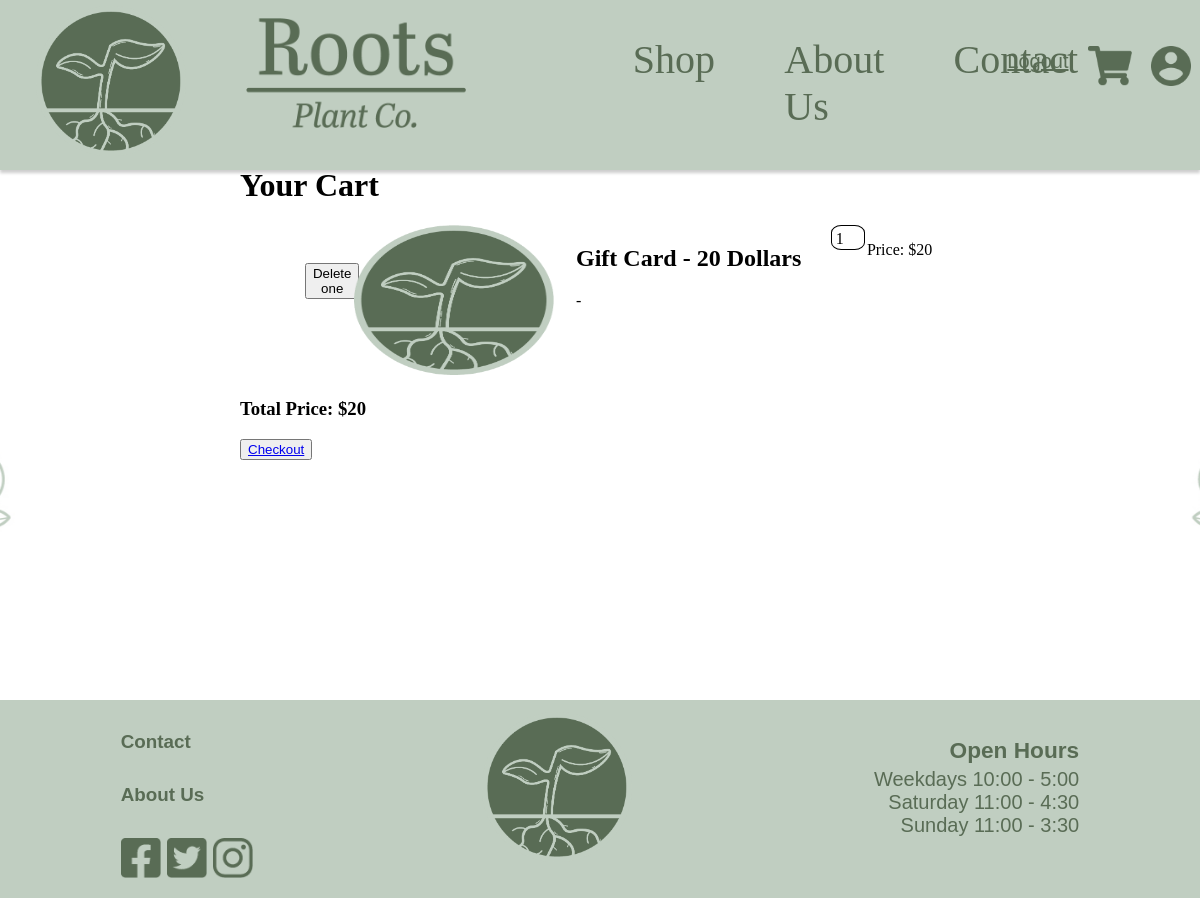
Before: /viewCart (signed in) with the older database file.
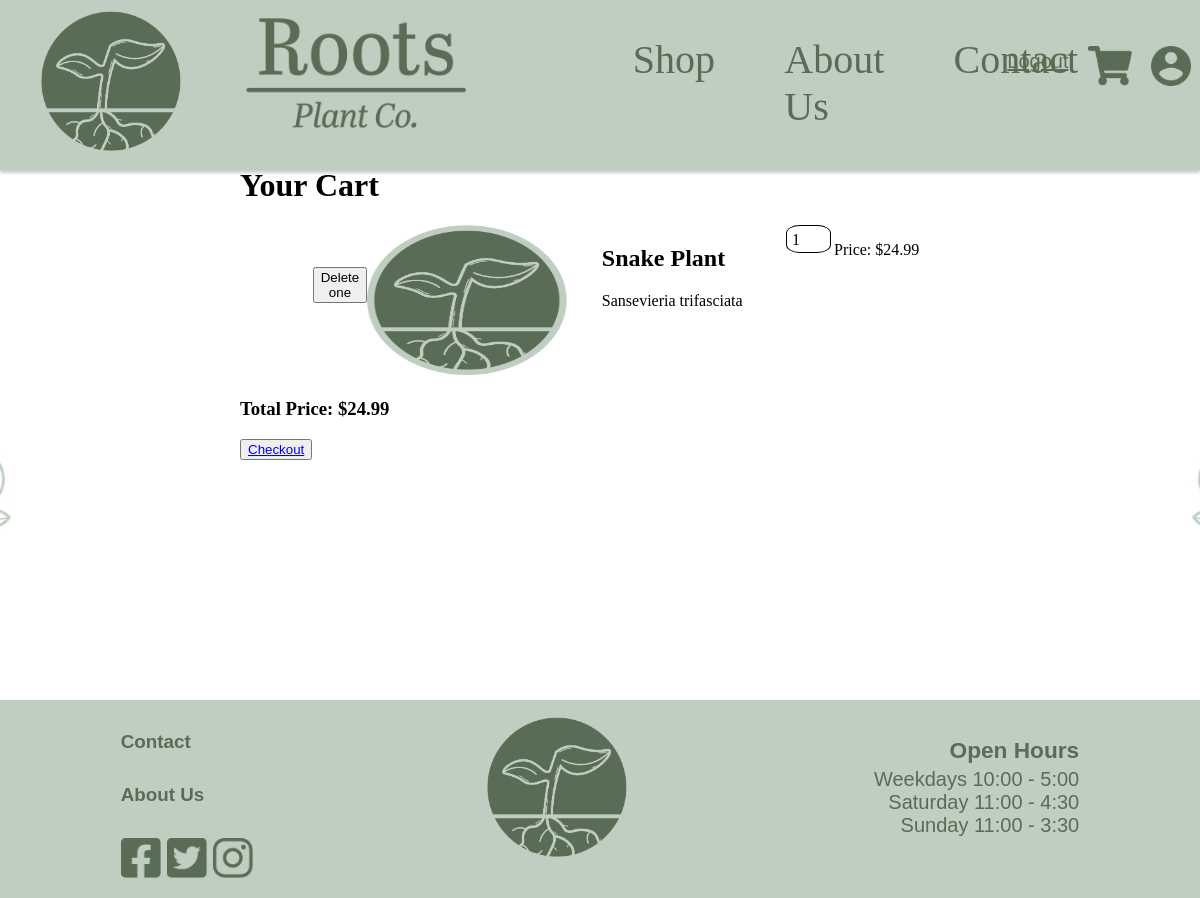
After: the same page with the newer database file.
### Website/models.py (models this page shows)
class UserCart(db.Model):
    __tablename__ = 'UserCart'
    id = db.Column(db.Integer, primary_key=True, autoincrement=True)
    userId = db.Column(db.Integer, db.ForeignKey('user.id'), nullable=False)
    productId = db.Column(db.Integer, db.ForeignKey('shopProducts.id'), nullable=False)
    quantity = db.Column(db.Integer, nullable=False, default=1)
    shopproduct = db.relationship('ShopProducts')
    user = db.relationship('User')

class ShopProducts(db.Model):
    __tablename__ = 'shopProducts'
    id = db.Column(db.Integer, primary_key=True)
    name = db.Column(db.String(150), nullable=False) #Is required
    summary = db.Column(db.String(500), nullable=True)
    description = db.Column(db.String(1000), nullable=True)
    price = db.Column(db.Integer, nullable=False) #Is required
    stock = db.Column(db.Integer, nullable=False) #Is required
    category = db.Column(db.String(150), nullable=False) #Is required
    subCategory = db.Column(db.String(150), nullable=True)
    subSubCategory = db.Column(db.String(150), nullable=True)
    imageUrl = db.Column(db.String(150), nullable=False) #Is required
    userId = db.Column(db.Integer, db.ForeignKey('user.id'))

### Website/views.py (the view)
@views.route('/viewCart', methods=['GET'])
@login_required
def viewCart():
    cartItems = UserCart.query.filter_by(userId=current_user.id).all()
    totalPrice = sum(item.shopproduct .price * item.quantity for item in cartItems)
    return render_template('viewCart.html', user=current_user, cartItems=cartItems, totalPrice=totalPrice)

### Website/templates/viewCart.html (shortened to what this page needs)
{% extends "navBase.html" %}
{% block content %}
<div class=pageHeader><h1>Your Cart</h1></div>
<head>
    <link rel="stylesheet" href="{{ url_for('static', filename='css/viewCart.css') }}">
</head>
<body>
    {% if cartItems %}
        <div class="cart">
            {% for item in cartItems %}
                <div class="cartItem">
                    <form id="deleteOne" action="{{ url_for('views.removeFromCart', productId=item.productId) }}" method="POST">
                        <button class="delBtn">Delete one</button>
                    </form>
                    <div class="productImage">
                        <img src="{{ url_for('static', filename='img/' + item.shopproduct.imageUrl) }}" width="200" height="150" alt="Plant image">
                    </div>
                    <div class="itemTitle">
                        <h2>{{ item.shopproduct.name }}</h2>
                        {% if item.shopproduct.summary %}
                        {{item.shopproduct.summary}}
                        {% else %}
                        <p>-</p>
                        {% endif %}
                    </div>
                    <div class="qty"> {{ item.quantity }} </div>
                    <p>Price: ${{ item.shopproduct.price * item.quantity }}</p>
                </div>
            {% endfor %}
        </div>
        <h3>Total Price: ${{ totalPrice }}</h3>
        <button><a href="/checkout">Checkout</a></button>
    {% else %}
    <p>Your cart is empty.</p>
    {% endif %}
    {% endblock %}

### Website/templates/navBase.html (shortened to what this page needs)
<!DOCTYPE html>
<html>
    <head>
        <link rel="stylesheet" href="{{ url_for('static', filename='css/navBase.css') }}">
        <link rel="stylesheet" href="https://use.typekit.net/btr0hfq.css">
    </head>
    <body>
        <nav class="navBar">
            <div class="navBarMain">
                <a class="navBarLogoIcon" href="/">
                    <img height="150px" src="{{ url_for('static', filename='iconLogo.png') }}">
                </a>
                <a class="navBarLogoType" href="/">
                    <img height="110px" src="{{ url_for('static', filename='typographicLogo.png') }}">
                </a>
                <div class="navBarCategories">
                    <a class="navItem" id="shop" href="/shop">Shop</a>
                    <a class="navItem" id="aboutUs" href="/aboutUs">About Us</a>
                    <a class="navItem" id="contact" href="{{ url_for('contact.contact')}}">Contact</a>
                </div>
                {% if user.is_authenticated %}
                <div class="loggedSection">
                    <a class="loggedLinks" id="logout" href="/logout">Logout</a>
                    <a class="loggedIcons" href="/viewCart">
                        <img height="40px" src="{{ url_for('static', filename='shoppingCart.png')  }}">
                    </a>
                    <a class="loggedIcons" href="/accountDetails">
                        <img height="40px" src="{{ url_for('static', filename='accountIcon.png') }}">
                    </a>
                </div>
                {% else %}
                <div class="loginSection">
                    <a class="loginLinks" id="login" href="/login">Login</a>
                    <a class="loginLinks" id="signUp" href="/signUp">Sign up</a>
                </div>
                {% endif %}
            </div>
        </nav>
        <div class="container">
            {% block content %}
            {% endblock %}
        </div>
        <footer class="footer">
            <div class="footerMain">
                <div class="column1">
                    <a class="column1Text" href="/shop"><h5>Contact</h5></a>
                    <a class="column1Text" href="/shop"><h5>About Us</h5></a>
                    <ul class="socialMedias">
                        <li class="socialMediaItems">
                            <a href="/shop"><img height="40px" src="{{ url_for('static', filename='facebookIcon.png') }}"></a>
                        </li>
                        <li class="socialMediaItems" href="#">
                            <a href="/shop"><img height="40px" src="{{ url_for('static', filename='twitterIcon.png') }}"></a>
                        </li>
                        <li class="socialMediaItems" href="#">
                            <a href="/shop"><img height="40px" src="{{ url_for('static', filename='instaIcon.png') }}"></a>
                        </li>
                    </ul>
                </div>
                <a class="footerLogo" href="/">
                    <img height="150px" src="{{ url_for('static', filename='iconLogo.png') }}">
                </a>
                <div class="openHours">
                    <h5 class="openHoursTitle">Open Hours</h5>
                    <ul class="openHoursList">
                        <li>Weekdays 10:00 - 5:00</li>
                        <li>Saturday 11:00 - 4:30</li>
                        <li>Sunday 11:00 - 3:30</li>
                    </ul>
                </div>
            </div>
        </footer>
    </body>
</html>

### Website/static/css/navBase.css (style rules this page uses)
body, html { margin: 0%; padding: 0%; background-image: url(/static/background.jpg); background-size: cover; background-attachment: fixed; background-position: center; background-repeat: no-repeat; }
nav { height: 170px; }
.navBar { background-color: #C0CEC1; position: fixed; width: 100%; top: 0; box-shadow: 0px 3px 3px rgba(0, 0, 0, 0.2); }
.navBarMain { display: flex; }
.navBarLogoIcon { margin-top: 0.5%; margin-left: 3%; margin-right: 0%; padding: 0%; }
.navBarLogoType { margin-left: 5%; margin-right: 0%; margin-top: 1.5%; padding: 0%; }
.navBarCategories { display: flex; margin-top: 3%; margin-left: 11%; margin-right: 0%; width: 50%; padding: 0%; height: fit-content; }
.navItem { font-family: abril-titling, serif; font-style: normal; font-weight: 400; color: #596C55; font-size: 30pt; text-decoration: none; margin-left: 9%; margin-right: 9%; }
.loggedSection { margin-top: 3.5%; margin-left: 2%; display: block; width: 300px; display: flex; }
.loggedLinks { font-family: "brandon-grotesque", sans-serif; font-weight: 400; font-style: normal; color: #596C55; font-size: 15pt; margin-right: 10%; margin-top: 4%; }
.loggedIcons { margin-top: 2%; margin-right: 10%; text-decoration: none; }
.container { margin-left: 20%; margin-right: 20%; margin-top: 10%; }
.footerMain { height: 20%; display: flex; background-color: #C0CEC1; justify-content: space-around; bottom: 0; width: 100%; margin-top: 20%; }
.column1 { display: inline; }
.column1Text { font-family: "brandon-grotesque", sans-serif; font-weight: 400; font-style: normal; color: #596C55; font-size: 17pt; text-decoration: none; }
.socialMedias { display: flex; list-style: none; padding: 0%; justify-content: space-around; }
.socialMediaItems { margin-right: 5%; }
.footerLogo { margin-top: 1%; }
.openHours { font-family: "brandon-grotesque", sans-serif; font-weight: 400; font-style: normal; color: #596C55; font-size: 15pt; text-decoration: none; text-align: right; }
.openHoursTitle { margin-bottom: 2%; font-size: 17pt; }
.openHoursList { list-style: none; margin-left: 0%; padding-left: 0%; margin-top: 0%; }

### Website/static/css/viewCart.css (style rules this page uses)
.pageHeader { padding-top: 3.5%; }
.cart { display: flex; flex-direction: column; justify-content: center; }
.cartItem { display: grid; grid-template-columns: auto auto auto auto auto; }
.delBtn { margin-top: 35%; margin-left: 60%; margin-right: 20%; }
.productImage { margin-left: 2.5%; margin-right: 0%; }
.itemTitle { margin-left:0%; }
.qty { border: 1px solid black; padding: 10%; margin-left:5%; margin-right:5%; border-radius: 30%; max-height: 10%; }

Changed rows visible on the page:
removed UserCart: imageUrl (picture), shopproduct.name "Gift Card - 20 Dollars", quantity "1", item.shopproduct.price*item.quantity "20"
added UserCart: imageUrl (picture), shopproduct.name "Snake Plant", shopproduct.summary "Sansevieria trifasciata", quantity "1", item.shopproduct.price*item.quantity "24.99"
Other visible differences:
{{ totalPrice }}: "20" → "24.99"
